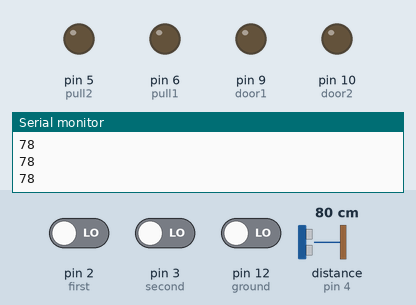
Bench run of a sketch on a simulated Arduino Uno, built with avr-gcc and run on an emulated ATmega328P. Parts: output pins drawn as LEDs (lit = HIGH), the last lines printed to the serial monitor. Wiring (inferred from the names in the program): ultrasonic range finder: trigger pin 8; echo pin 4. The test bench sets the inputs (shaded band); at power-on: pin 2 (first) LOW, pin 3 (second) LOW, pin 12 (ground) LOW, distance to the obstacle (sensor on pin 4) 80 cm. The echo pulse lasts 58.3 µs per cm; pins used as bus, display or sensor lines are not drawn.

Above: at 1.2 s.
1.3 s: pin 2 (first) driven HIGH
At 3.4 s:
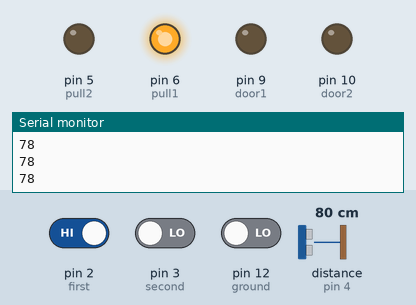
3.8 s: pin 3 (second) driven HIGH
6.3 s: pin 12 (ground) driven HIGH
At 6.7 s:
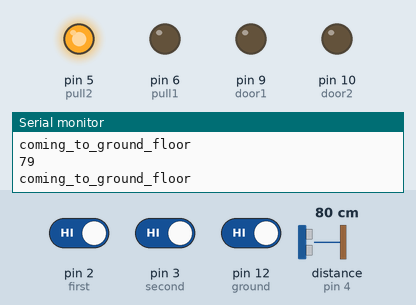
7.8 s: distance to the obstacle (sensor on pin 4) set to 7 cm
10.8 s: distance to the obstacle (sensor on pin 4) set to 4 cm
At 11.6 s:
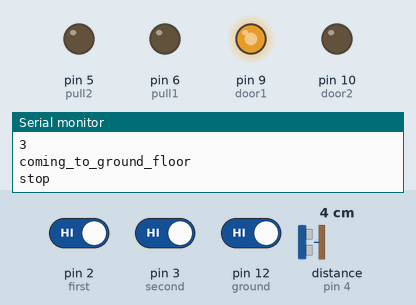
12.3 s: pin 3 (second) driven LOW
At 13.2 s:
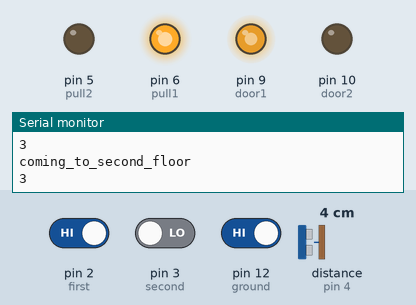
Timing chart, 0 to 14.8 s (numbered marks = the images above; inputs shaded):
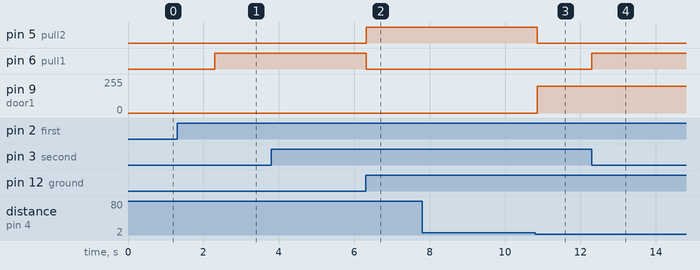

The sketch:

LIFT.ino
```cpp
//ultrasonicSensorPins
int echo = 4;
int trig = 8;

//floorButtonPins
int ground = 12;
int first = 2;
int second = 3;

//motorPins
int door1 = 9;
int door2 = 10;
int pull1 = 6;
int pull2 = 5;

//other variables
int distance;
long duration;
boolean lastButton = LOW;
boolean currentButton = LOW;


void setup()
{
  //setting pins as input
  pinMode(ground, INPUT);
  pinMode(first, INPUT);
  pinMode(second, INPUT);
  pinMode(echo, INPUT);

  //setting pins as output
  pinMode(door1, OUTPUT);
  pinMode(door2, OUTPUT);
  pinMode(pull1, OUTPUT);
  pinMode(pull2, OUTPUT);
  pinMode(trig, OUTPUT);

  //interrupt pins
  attachInterrupt(digitalPinToInterrupt(2), firstFloor, CHANGE);
  attachInterrupt(digitalPinToInterrupt(3), secondFloor, CHANGE);


  //start serial monitor
  Serial.begin(9600);

}

boolean debounce(boolean last)
{
  boolean current = digitalRead(ground);
  if (last != current)
  {
    delay(5);
    current = digitalRead(ground);
  }
  return current;
}

//ultrasonicSensor
int ultraSonic()
{
  digitalWrite(trig, LOW);
  delayMicroseconds(2);
// Sets the trigPin on HIGH state for 10 micro seconds
  digitalWrite(trig, HIGH);
  delayMicroseconds(10);
  digitalWrite(trig, LOW);
// Reads the echoPin, returns the sound wave travel time in microseconds
  duration = pulseIn(echo, HIGH);
// Calculating the distance
  distance= duration*0.034/2;
//// Prints the distance on the Serial Monitor
//  Serial.print("Distance: ");
 Serial.println(distance);
 return distance;
}

void loop()

{
  ultraSonic();
   currentButton = debounce(lastButton);
  if (lastButton == LOW && currentButton == HIGH)
  {
    groundFloor();
  }
  lastButton = currentButton;


}

//groundFloorFunction
void groundFloor()
{

   while(distance > 4 )
    {
      ultraSonic();
      analogWrite(pull1,0);
      analogWrite(pull2,255);
      Serial.println("coming_to_ground_floor");
      if((distance > 2) && (distance < 5))
      {
        analogWrite(pull1,0);
        analogWrite(pull2,0);
        Serial.print("stop");
        analogWrite(door1,200);
        analogWrite(door2,0);
        delay(9400);
        analogWrite(door1,0);
        analogWrite(door2,0);

        break;


      }
    }
    while(distance < 4)
    {
      ultraSonic();
      analogWrite(pull1,255);
      analogWrite(pull2,0);
      Serial.println("coming_to_ground_floor");
      if((distance > 2) && (distance < 5))
      {
        analogWrite(pull1,0);
        analogWrite(pull2,0);
        Serial.print("stop");
        analogWrite(door1,200);
        analogWrite(door2,0);
        delay(8500);
        analogWrite(door1,0);
        analogWrite(door2,0);

        break;

      }
    }
}

//firstFloorFunction
void firstFloor()
{

   while(distance > 15 )
    {
      ultraSonic();
      analogWrite(pull1,0);
      analogWrite(pull2,255);
      Serial.println("coming_to_first_floor");
      if((distance > 13) && (distance < 17))
      {
        analogWrite(pull1,0);
        analogWrite(pull2,0);
        Serial.print("stop");

        break;

       }
    }
    while(distance < 15)
    {
      ultraSonic();
      analogWrite(pull1,255);
      analogWrite(pull2,0);
      Serial.println("coming_to_first_floor");
      if((distance > 13) && (distance < 17))
      {
        analogWrite(pull1,0);
        analogWrite(pull2,0);
        Serial.print("stop");

        break;

      }
    }
}

//secondFloorFunction
void secondFloor()
{

  while(distance > 27)
    {
      ultraSonic();
      analogWrite(pull1,0);
      analogWrite(pull2,255);
      Serial.println("coming_to_second_floor");
      if((distance > 26) && (distance < 28))
      {
        analogWrite(pull1,0);
        analogWrite(pull2,0);
        Serial.print("stop");

        break;

      }
    }
     while(distance < 26)
     {
      ultraSonic();
      analogWrite(pull1,255);
      analogWrite(pull2,0);
      Serial.println("coming_to_second_floor");
      if((distance > 25) && (distance < 27))
      {
        analogWrite(pull1,0);
        analogWrite(pull2,0);
        Serial.print("stop");

        break;


      }
     }
}
```

Measured:
- the behaviour switches between 6 and 5 cm on distance to the obstacle (sensor on pin 4) (found by bisection; images 2 and 3)
- after the input at 1.3 s, pin 6 (pull1): LOW → HIGH after 1.0 s
- after the input at 6.3 s, pin 5 (pull2): LOW → HIGH at once; pin 6 (pull1): HIGH → LOW at once
- after the input at 10.8 s, pin 5 (pull2): HIGH → LOW after 0.05 s; pin 9 (door1): 0/255 → 200/255 after 0.05 s
- after the input at 12.3 s, pin 6 (pull1): LOW → HIGH at once
